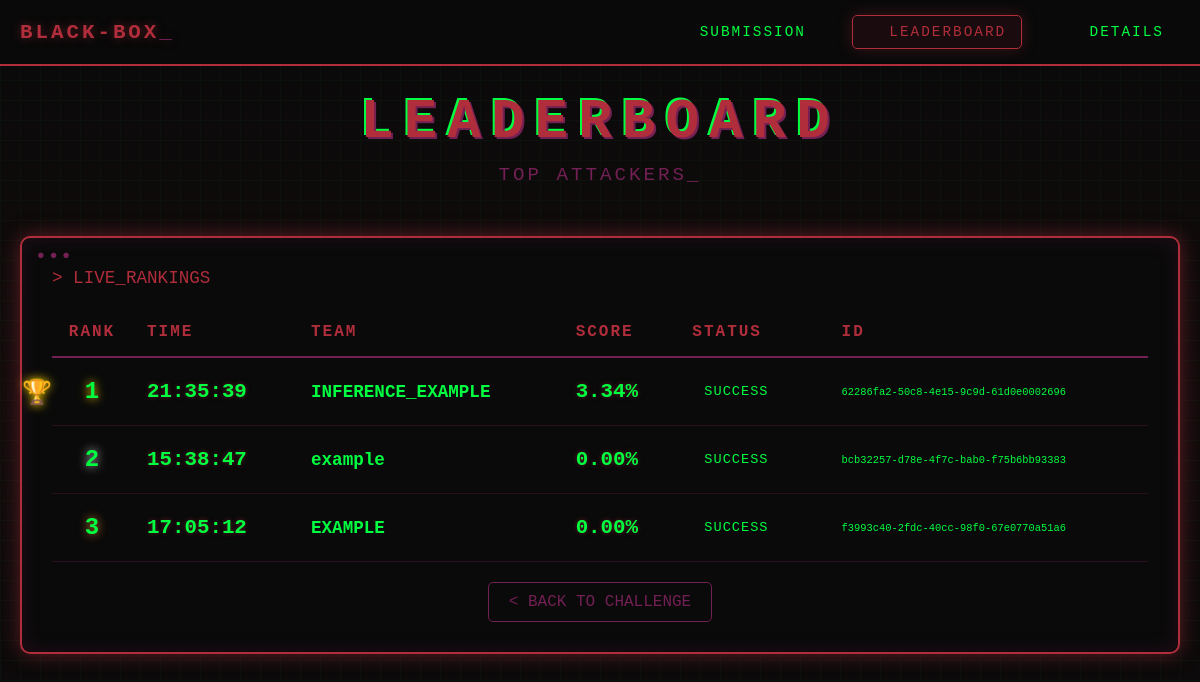
The app's page /exposed/leaderboard with its own data.
### src/db.py (models this page shows)
class Submit(SQLModel, table=True):
    id : str = Field(primary_key=True)
    team : str = Field()
    score : Optional[float] = Field()
    status : str = Field()
    reason : Optional[str] = Field()
    created_at: datetime = Field(
        sa_column=Column(DateTime(timezone=True), server_default=func.now())
    )

### src/main.py (the view)
@public_router.get("/leaderboard", response_class=HTMLResponse)
def leaderboard(
    request : Request,
    session : SessionDep
):
    SubmitInner = aliased(Submit)
    subq = (
        select(SubmitInner.id)
        .where(
            SubmitInner.team == Submit.team,
            SubmitInner.status == "SUCCESS"
        )
        .order_by(
            SubmitInner.score.desc(),
            SubmitInner.created_at.asc()
        )
        .limit(1)
        .correlate(Submit)
        .scalar_subquery()
    )
    rank_col = func.rank().over(
        order_by=[
            Submit.score.desc(),
            Submit.created_at.asc()
        ]
    )
    query = (
        select(Submit, rank_col.label("rank"))
        .where(Submit.id == subq)
        .order_by("rank")
    )
    results = session.exec(query).all()
    entries = [
        {
            "id" : result.id,
            "team" : result.team,
            "hour" : result.created_at.strftime("%H:%M:%S"),
            "score" : result.score,
            "status" : result.status,
            "reason" : result.reason,
            "rank" : rank
        }
        for result, rank in results
    ]
    return templates.TemplateResponse(
        request=request,
        name="leaderboard.html",
        context={
            "entries" : entries
        }
    )

### templates/leaderboard.html (shortened to what this page needs)
<!DOCTYPE html>
<html lang="en">
<head>
    <link rel="stylesheet" href="/public/style.css">
</head>
<body>
    <nav class="navbar">
        <div class="nav-container">
            <div class="nav-logo">BLACK-BOX<span style="color: #732054;">_</span></div>
            <div class="nav-links">
                <a href="/exposed" class="nav-link">SUBMISSION</a>
                <a href="/exposed/leaderboard" class="nav-link active">LEADERBOARD</a>
                <a href="/exposed/details" class="nav-link">DETAILS</a>
            </div>
        </div>
    </nav>
    <div class="container container-lg">
        <div class="header">
            <h1 class="glitch">LEADERBOARD</h1>
            <p class="subtitle">TOP ATTACKERS<span class="blink">_</span></p>
        </div>
        <div class="terminal">
            <div class="command-line">&gt; LIVE_RANKINGS</div>
            <table class="leaderboard-table">
                <thead>
                    <tr>
                        <th>RANK</th>
                        <th>TIME</th>
                        <th>TEAM</th>
                        <th>SCORE</th>
                        <th>STATUS</th>
                        <th>ID</th>
                    </tr>
                </thead>
                <tbody id="leaderboardBody">
                    {% for entry in entries %}
                        <tr>
                            <td class="rank rank-{{entry.rank}}">{{entry.rank}}</td>
                            <td class="score">{{entry.hour}}</td>
                            <td class="team-name">{{entry.team}}</td>
                            <td class="score">{{"%.2f"|format(100 * entry.score)}}%</td>
                            <td><span class="status">{{entry.status}}</span></td>
                            <td class="submission-id">{{entry.id}}</td>
                        </tr>
                    {% endfor %}
                </tbody>
            </table>
            <div style="text-align: center;">
                <a href="/" class="back-link">&lt; BACK TO CHALLENGE</a>
            </div>
        </div>
    </div>
</body>
</html>

### public/style.css (style rules this page uses)
* { margin: 0; padding: 0; box-sizing: border-box; }
body { font-family: 'Courier New', monospace; background: #0a0a0a; color: #00ff41; overflow-x: hidden; min-height: 100vh; padding: 90px 20px 40px 20px; position: relative; }
.container { position: relative; z-index: 2; margin: 0 auto; }
.container.container-lg { max-width: 1200px; }
.header { text-align: center; margin-bottom: 50px; }
.glitch { font-size: 3.5em; font-weight: bold; text-transform: uppercase; position: relative; color: #B02D3B; letter-spacing: 10px; animation: glitch 3s infinite; text-shadow: 2px 2px #732054, -2px -2px #00ff41; margin-bottom: 10px; }
.subtitle { color: #732054; font-size: 1.2em; letter-spacing: 3px; }
.terminal { background: rgba(10, 10, 10, 0.9); border: 2px solid #B02D3B; border-radius: 10px; padding: 30px; box-shadow: 0 0 20px rgba(176, 45, 59, 0.5), inset 0 0 20px rgba(115, 32, 84, 0.2); position: relative; margin-bottom: 30px; }
.terminal::before { content: '●●●'; position: absolute; top: 10px; left: 15px; color: #732054; font-size: 0.8em; letter-spacing: 5px; }
.command-line { color: #B02D3B; margin-bottom: 20px; font-size: 1.1em; }
.navbar { position: fixed; top: 0; left: 0; width: 100%; background: rgba(10, 10, 10, 0.95); border-bottom: 2px solid #B02D3B; z-index: 1000; backdrop-filter: blur(10px); }
.nav-container { max-width: 1200px; margin: 0 auto; padding: 15px 20px; display: flex; justify-content: space-between; align-items: center; }
.nav-logo { font-size: 1.3em; font-weight: bold; color: #B02D3B; letter-spacing: 3px; text-shadow: 0 0 10px rgba(176, 45, 59, 0.5); }
.nav-links { display: flex; gap: 30px; }
.nav-link { color: #00ff41; text-decoration: none; padding: 8px 15px; border: 1px solid transparent; border-radius: 5px; transition: all 0.3s ease; font-size: 0.9em; letter-spacing: 2px; position: relative; }
.nav-link::before { content: '> '; opacity: 0; transition: opacity 0.3s ease; }
.nav-link.active { color: #B02D3B; border-color: #B02D3B; background: rgba(176, 45, 59, 0.1); box-shadow: 0 0 15px rgba(176, 45, 59, 0.3); }
.blink { animation: blink 1s step-start infinite; }

### templates/leaderboard.html (style rules this page uses)
.leaderboard-table { width: 100%; border-collapse: collapse; }
.leaderboard-table thead { border-bottom: 2px solid #732054; }
.leaderboard-table th { color: #B02D3B; text-align: left; padding: 15px; font-size: 1em; text-transform: uppercase; letter-spacing: 2px; }
.leaderboard-table th:first-child { width: 80px; text-align: center; }
.leaderboard-table tbody tr { border-bottom: 1px solid rgba(115, 32, 84, 0.3); transition: all 0.3s ease; }
.leaderboard-table td { padding: 20px 15px; color: #00ff41; }
.rank { text-align: center; font-size: 1.5em; font-weight: bold; position: relative; }
.rank-1 { color: #FFD700; text-shadow: 0 0 10px #FFD700; }
.rank-2 { color: #C0C0C0; text-shadow: 0 0 10px #C0C0C0; }
.rank-3 { color: #CD7F32; text-shadow: 0 0 10px #CD7F32; }
.rank-1::before { content: '🏆'; position: absolute; left: -30px; animation: bounce 2s infinite; }
.team-name { font-size: 1.1em; font-weight: bold; color: #ffffff; }
.score { font-size: 1.3em; font-weight: bold; color: #B02D3B; text-shadow: 0 0 5px rgba(176, 45, 59, 0.5); }
.status { padding: 5px 12px; border-radius: 3px; font-size: 0.85em; display: inline-block; text-transform: uppercase; letter-spacing: 1px; }
.submission-id { color: #666; font-size: 0.8em; font-family: monospace; }
.back-link { display: inline-block; color: #732054; text-decoration: none; padding: 10px 20px; border: 1px solid #732054; border-radius: 5px; margin-top: 20px; transition: all 0.3s ease; }

### records on screen
Submit: rank "1", hour "21:35:39", team "INFERENCE_EXAMPLE", 100*entry.score "3.34", status "SUCCESS", id "62286fa2-50c8-4e15-9c9d-61d0e0002696"
Submit: rank "2", hour "15:38:47", team "example", 100*entry.score "0.00", status "SUCCESS", id "bcb32257-d78e-4f7c-bab0-f75b6bb93383"
Submit: rank "3", hour "17:05:12", team "EXAMPLE", 100*entry.score "0.00", status "SUCCESS", id "f3993c40-2fdc-40cc-98f0-67e0770a51a6"
